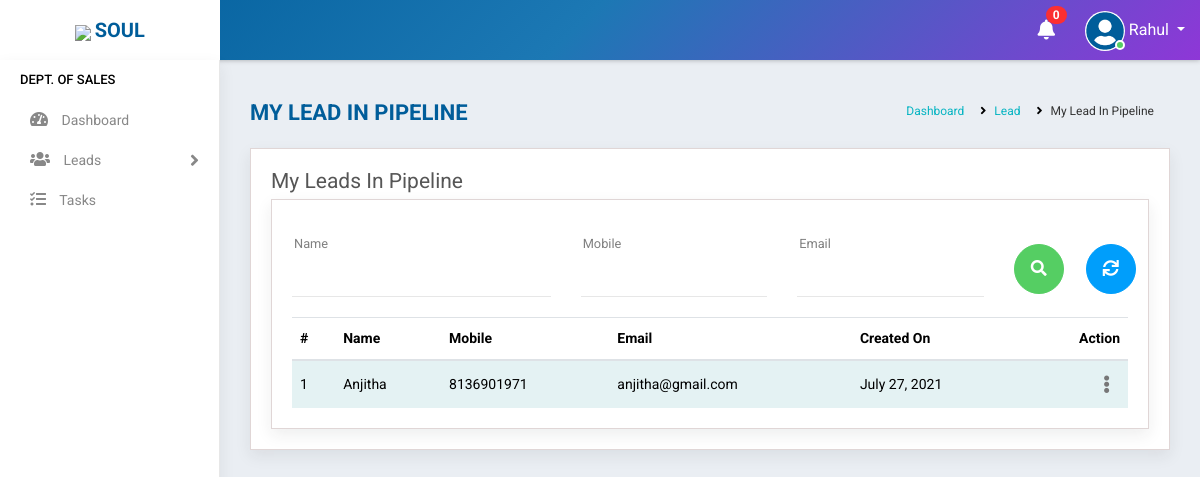
Page /lead/in_pipeline/ (signed in) on the earlier database version.
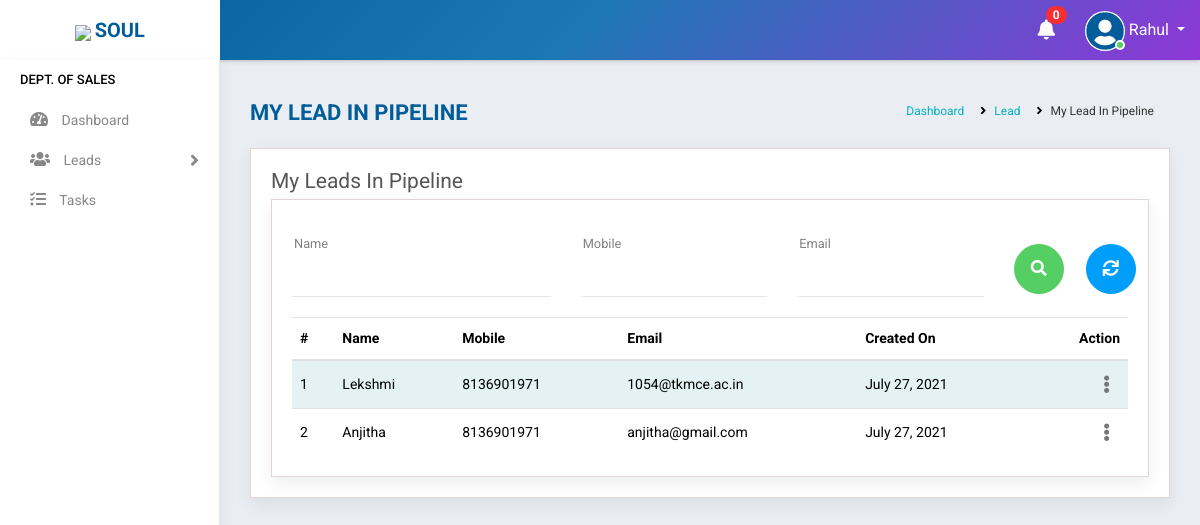
Same page on the later database version.
### accounts/models.py (models this page shows, shortened)
class Lead(models.Model):
    groups = (
    ('New', 'New'),
    ('In Pipeline', 'In Pipeline'),
    ('Converted', 'Converted'),
    ('Lost', 'Lost'),
    ('Not Interested', 'Not Interested'),
    )
    name = models.CharField(max_length=100,null=True, blank=True)
    email = models.EmailField(max_length=200,null=True,blank=True)
    mobile = models.CharField(max_length=10,null=True,blank=True)
    sex = models.CharField(max_length=10,null=True,choices=(('Male','Male'),('Female','Female')),blank=True)
    generator = models.ForeignKey(Staff,on_delete=models.PROTECT, blank=True,null=True,limit_choices_to={'stype':"2"})
    created_on = models.DateField(auto_now_add=True, null=True, blank=True)
    status = models.CharField(max_length=100,null=True, blank=True,choices=groups,default="New")

### accounts/views.py (the view)
# urls.py: path('lead/in_pipeline/', MyLeadInPipeline.as_view(),name='lead_in_pipeline'),
class MyLeadInPipeline(View):
    def get(self, request):
        user=request.user
        if user.is_authenticated:
            note = Notification.objects.filter(receiver=user).filter(status="Not Read").order_by('-datetime')
            no_count = note.count()
            try:
                s= Staff.objects.get(user=user)
                if s.stype =="2":
                    lead = Lead.objects.filter(status="In Pipeline").filter(generator=s)
                    f=LeadFilter(self.request.GET,queryset=lead)
                    lead=f.qs
                    return render(request,'accounts/my_lead_in_pipeline.html',{'f':f,'s':s,'no_count':no_count,'note':note,'lead':lead})
                else:
                    return redirect('home')
            except:
                return redirect('home')
        else:
            return redirect('logout')

### accounts/templates/accounts/my_lead_in_pipeline.html (shortened to what the changed rows need)
{% extends 'accounts/main.html' %}
    {% block content %}
<div class="main-wrapper">
    <div class="page-wrapper">
        <div class="content container-fluid">
            <div class="content-page">
                <div class="row">
                    <div class="col-md-12">
                        <div class="table-responsive">
                            <table class="table table-striped custom-table">
                                <thead>
                                    <tr>
                                        <th>#</th>
                                        <th>Name</th>
                                        <th>Mobile</th>
                                        <th>Email</th>
                                        <th>Created On</th>
                                        <th class="text-right">Action</th>
                                    </tr>
                                </thead>
                                <tbody>
                                    {% for i in lead %}
                                    <tr>
                                        <td>
                                            {{forloop.counter}}
                                        </td>
                                        <td>{{i.name}}</td>
                                        <td>{{i.mobile}}</td>
                                        <td>{{i.email}}</td>
                                        <td>{{i.created_on}}</td>
                                        <td class="text-right">
                                            <div class="dropdown dropdown-action">
                                                <a href="#" class="action-icon dropdown-toggle" data-toggle="dropdown"
                                                    aria-expanded="false"><i class="fas fa-ellipsis-v"></i></a>
                                            </div>
                                        </td>
                                    </tr>
                                    {% endfor %}
                                </tbody>
                            </table>
                        </div>
                    </div>
                </div>
            </div>
        </div>
    </div>
    {% endblock %}

Differences in the rows shown:
now on this page (row edited): Lead: name "Lekshmi", mobile "8136901971", email "1054@tkmce.ac.in", created_on "July 27, 2021"
